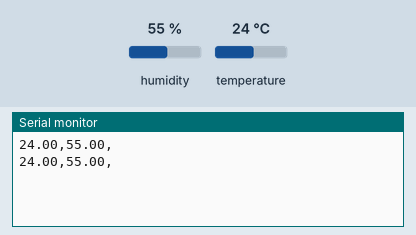
Recording of a sketch running on a simulated Arduino Uno, built with avr-gcc and run on an emulated ATmega328P. Shown: the last lines printed to the serial monitor. Inputs (shaded band) come from the test bench; at power-on: humidity 55 %, temperature 24 °C.

Above: at 5.8 s.
5.9 s: humidity set to 22 %
At 11.2 s:
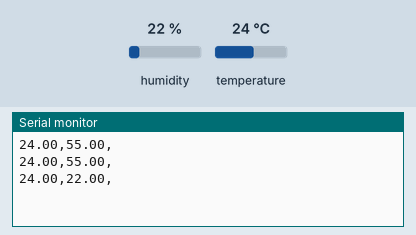
11.9 s: temperature set to 12 °C
At 15.9 s:
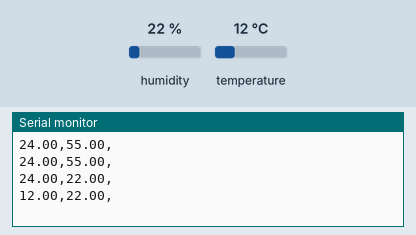
17.9 s: humidity set to 40 %
At 20.6 s:
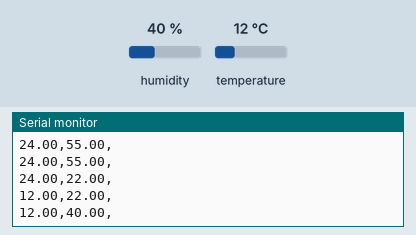
Timing chart, 0 to 22.1 s (numbered marks = the images above; inputs shaded):
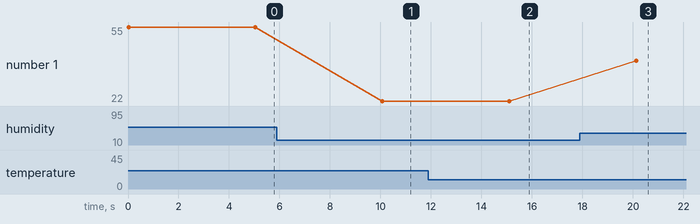

Measured:
- after the input at 5.9 s, the serial monitor: prints a new line after 4.2 s (image 1)
- after the input at 11.9 s, the serial monitor: prints a new line after 3.2 s (image 2)
- after the input at 17.9 s, the serial monitor: prints a new line after 2.2 s (image 3)
- plotted number 1: 55 → 22 after the input at 5.9 s, 22 → 40 after the input at 17.9 s

The sketch:

Laboratorio_No_4.ino
```cpp
#include <DHT.h>
#define DHTTYPE DHT11
const float DHTPIN = 4;

DHT dht(DHTPIN, DHTTYPE);
float Humedad;
float Temperatura;

void setup() {
  Serial.begin(9600);
  dht.begin();
}

void loop() {
  Humedad = dht.readHumidity();
  Temperatura = dht.readTemperature();
  if(isnan(Temperatura) || isnan(Temperatura)){
    Serial.println("ERROR EN EL SENSOR");
    return;
  }
  Serial.print(Temperatura);
  Serial.print(",");
  Serial.print(Humedad);
  Serial.print(",");

  Serial.println();
  delay(5000);
}
```
